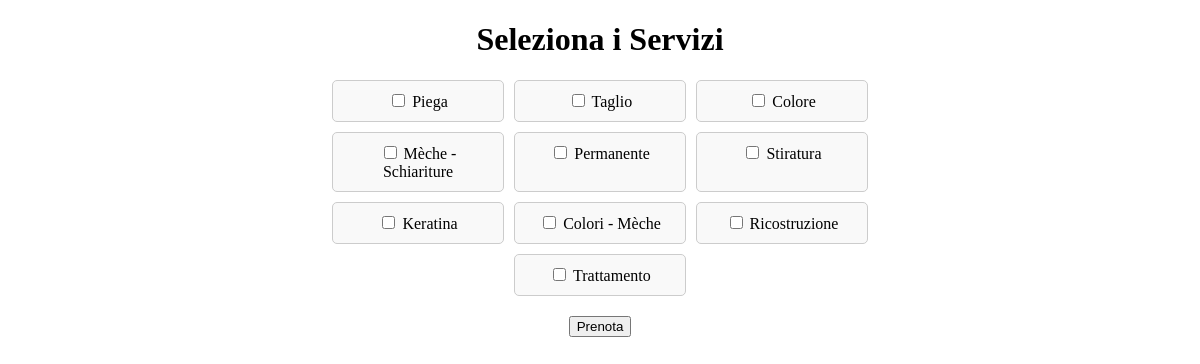
Screenshot of /prenota.php with the database file from the repository.
### tables this page shows
CREATE TABLE IF NOT EXISTS serviceCC(

    service_id INT PRIMARY KEY AUTO_INCREMENT, 
    timeTOT INT,
    freeTime INT,
    engageTime INT,
    nameS VARCHAR (50) NOT NULL
);

### prenota.php (the view, shortened to what this page needs)
<?php
require_once 'connect.php';
$sql = "SELECT service_id, nameS FROM serviceCC";
$result = $conn->query($sql);
$services = [];
if ($result->num_rows > 0) {
    while ($row = $result->fetch_assoc()) {
        $services[] = $row;
    }
} else {
    echo "<p style='color:red; text-align:center;'>Nessun servizio disponibile. Controlla i dati nel database.</p>";
}
?>
<!DOCTYPE html>
<html lang="it">
<head>
</head>
<body>
    <h1 style="text-align:center;">Seleziona i Servizi</h1>
    <form method="POST" action="">
        <div class="service-container">
            <?php if (count($services) > 0): ?>
                <?php foreach ($services as $service): ?>
                    <div class="service-checkbox" id="container-<?php echo $service['service_id']; ?>">
                        <input type="checkbox" id="service-<?php echo $service['service_id']; ?>"
                               name="services[]" value="<?php echo $service['service_id']; ?>"
                               onclick="checkIncompatibilities(<?php echo $service['service_id']; ?>)">
                        <label for="service-<?php echo $service['service_id']; ?>">
                            <?php echo htmlspecialchars($service['nameS']); ?>
                        </label>
                    </div>
                <?php endforeach; ?>
            <?php else: ?>
                <p style="text-align:center; color:red;">Nessun servizio disponibile.</p>
            <?php endif; ?>
        </div>
        <div style="text-align:center; margin-top:20px;">
            <button type="submit">Prenota</button>
        </div>
    </form>
</body>
</html>

### prenota.php (style rules this page uses)
.service-container { display: flex; flex-wrap: wrap; gap: 10px; max-width: 600px; margin: 20px auto; justify-content: center; }
.service-checkbox { padding: 10px; background-color: #f9f9f9; border: 1px solid #ccc; border-radius: 5px; width: 150px; text-align: center; }

### rows the page displays
servicecc: nameS "Piega"
servicecc: nameS "Taglio"
servicecc: nameS "Colore"
servicecc: nameS "Mèche - Schiariture"
servicecc: nameS "Permanente"
servicecc: nameS "Stiratura"
servicecc: nameS "Keratina"
servicecc: nameS "Colori - Mèche"
servicecc: nameS "Ricostruzione"
servicecc: nameS "Trattamento"
